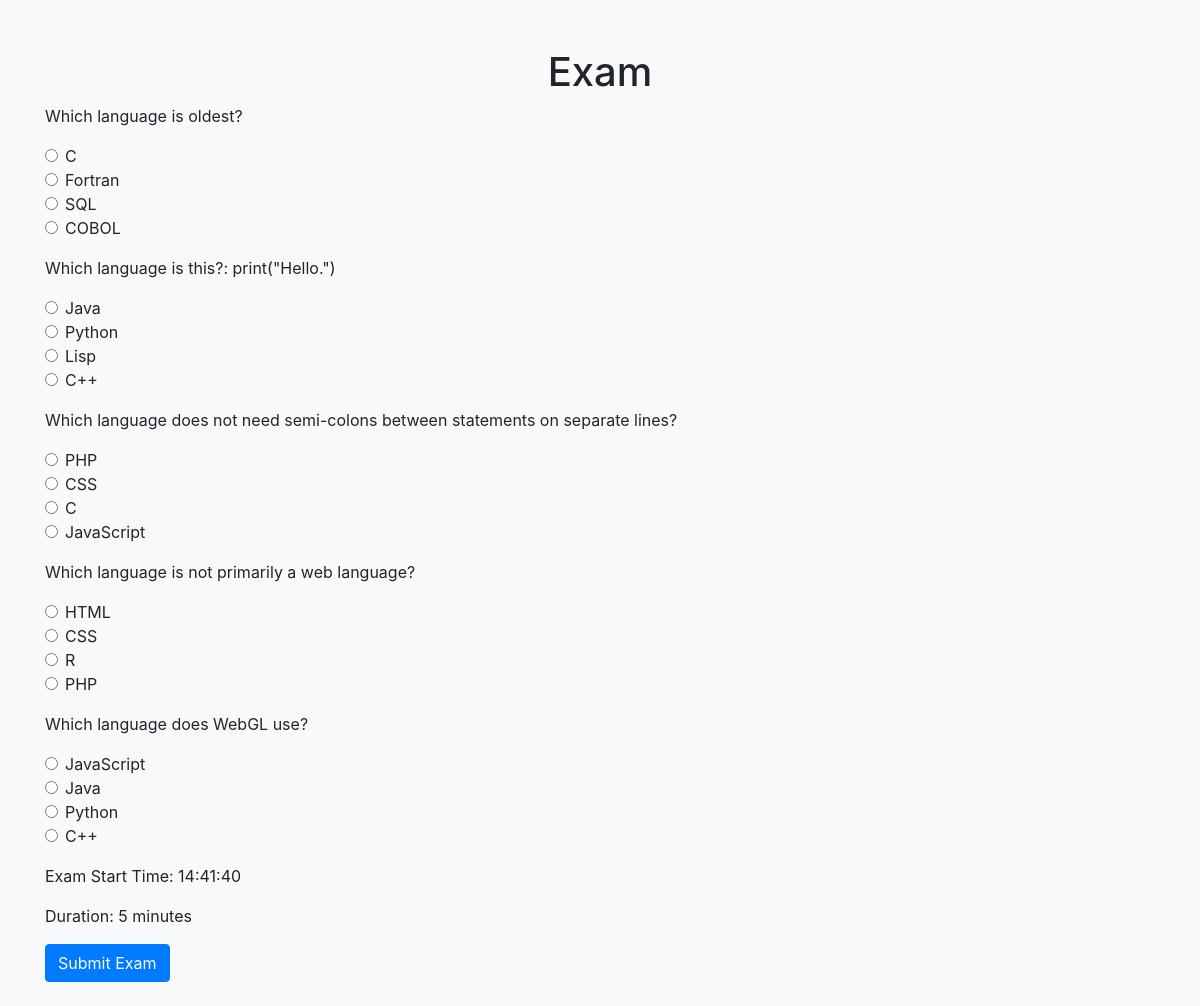
The app's page /q3/exam.php?code=16502 with its own data.
### tables this page shows
CREATE TABLE exam (
    id INT AUTO_INCREMENT PRIMARY KEY,
    question VARCHAR(255),
    answer1 VARCHAR(255),
    answer2 VARCHAR(255),
    answer3 VARCHAR(255),
    answer4 VARCHAR(255),
    correct INT
);

### q3/exam.php (the view, shortened to what this page needs)
<?php
$db = mysqli_connect("127.0.0.1", "root", "password2", "db6");
$userCode = isset($_GET['code']) ? $_GET['code'] : '';
$query = "SELECT * FROM students WHERE code = '$userCode'";
$result = mysqli_query($db, $query);
$userFound = false;
$alreadyCompleted = false;
if ($result && mysqli_num_rows($result) > 0) {
    $userFound = true;
    $student = mysqli_fetch_assoc($result);
    if ($student['seen'] == 'Done' || $student['complete'] == 'Done') {
        $alreadyCompleted = true;
    } else {
        $updateQuery = "UPDATE students SET seen = 'Done' WHERE code = '$userCode'";
        mysqli_query($db, $updateQuery);
    }
}
?>
<!DOCTYPE html>
<html>
<head>
    <link href="https://stackpath.bootstrapcdn.com/bootstrap/4.3.1/css/bootstrap.min.css" rel="stylesheet">
</head>
<body class="bg-light">
    <div class="container mt-5">
        <h1 class="text-center">Exam</h1>
        <?php
        if (!$userFound) {
            echo "<p class='alert alert-danger'>Invalid passcode.</p>";
        } elseif ($alreadyCompleted) {
            echo "<p class='alert alert-warning'>You have already seen or completed the exam.</p>";
        } else {
            $questionQuery = "SELECT * FROM exam";
            $questionResult = mysqli_query($db, $questionQuery);
            $numQuestions = mysqli_num_rows($questionResult);
            echo '<form action="grade.php" method="get">';
            while ($question = mysqli_fetch_assoc($questionResult)) {
                echo "<div class='mb-3'>";
                echo "<p>" . htmlspecialchars($question['question']) . "</p>";
                for ($i = 1; $i <= 4; $i++) {
                    echo '<div class="form-check">';
                    echo '<input class="form-check-input" type="radio" name="q' . $question['id'] . '" value="' . $i . '">';
                    echo '<label class="form-check-label">' . ($question['answer' . $i]) . '</label>';
                    echo '</div>';
                }
                echo "</div>";
            }
            $examDuration = $numQuestions * 60;
            echo "<p>Exam Start Time: " . date("H:i:s", $_SESSION['startTime']) . "</p>";
            echo "<p>Duration: " . ($examDuration / 60) . " minutes</p>";
            echo '<button type="submit" class="btn btn-primary mb-4">Submit Exam</button>';
            echo '</form>';
        }
        ?>
    </div>
</body>
</html>

### records on screen
exam: question "Which language is oldest?", answer1 "C", answer2 "Fortran", answer3 "SQL", answer4 "COBOL"
exam: question "Which language is this?: print(\"Hello.\")", answer1 "Java", answer2 "Python", answer3 "Lisp", answer4 "C++"
exam: question "Which language does not need semi-colons between statements on separate lines?", answer1 "PHP", answer2 "CSS", answer3 "C", answer4 "JavaScript"
exam: question "Which language is not primarily a web language?", answer1 "HTML", answer2 "CSS", answer3 "R", answer4 "PHP"
exam: question "Which language does WebGL use?", answer1 "JavaScript", answer2 "Java", answer3 "Python", answer4 "C++"

### other values on screen
date("H:i:s", $_SESSION['startTime']) "14:41:40"
$examDuration / 60 "5"
